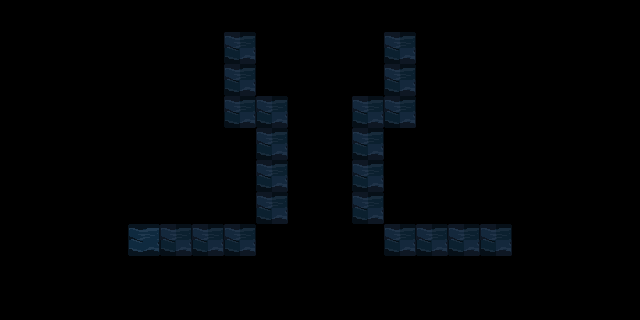

A level layout from a 2D game, rendered from its tile map. Below: a short description, then the map file with its tile-grid data intact:
An orthogonal 20x10 tile map with 32x32 px tiles, 2 tile layers (Graphics, Grid), 2 tilesets and 4 objects (4x monster).

<map version="1.0" tiledversion="1.0.3" orientation="orthogonal" renderorder="right-down" width="20" height="10" tilewidth="32" tileheight="32" nextobjectid="23">
 <tileset firstgid="1" source="tiles.tsx" />
 <tileset firstgid="65" source="grid.tsx" />
 <layer name="Graphics" width="20" height="10">
  <data encoding="csv">
0,0,0,0,0,0,0,0,0,0,0,0,0,0,0,0,0,0,0,0,
0,0,0,0,0,0,0,21,0,0,0,0,21,0,0,0,0,0,0,0,
0,0,0,0,0,0,0,21,0,0,0,0,21,0,0,0,0,0,0,0,
0,0,0,0,0,0,0,21,21,0,0,21,21,0,0,0,0,0,0,0,
0,0,0,0,0,0,0,0,21,0,0,21,0,0,0,0,0,0,0,0,
0,0,0,0,0,0,0,0,21,0,0,21,0,0,0,0,0,0,0,0,
0,0,0,0,0,0,0,0,21,0,0,21,0,0,0,0,0,0,0,0,
0,0,0,0,21,21,21,21,0,0,0,0,21,21,21,21,0,0,0,0,
0,0,0,0,0,0,0,0,0,0,0,0,0,0,0,0,0,0,0,0,
0,0,0,0,0,0,0,0,0,0,0,0,0,0,0,0,0,0,0,0
</data>
 </layer>
 <layer name="Grid" width="20" height="10" opacity="0.25">
  <data encoding="csv">
0,0,0,0,0,0,0,0,0,0,0,0,0,0,0,0,0,0,0,0,
0,0,0,0,0,0,0,66,0,0,0,0,66,0,0,0,0,0,0,0,
0,0,0,0,0,0,0,66,0,0,0,0,66,0,0,0,0,0,0,0,
0,0,0,0,0,0,0,66,66,0,0,66,66,0,0,0,0,0,0,0,
0,0,0,0,0,0,0,0,66,0,0,66,0,0,0,0,0,0,0,0,
0,0,0,0,0,0,0,0,66,0,0,66,0,0,0,0,0,0,0,0,
0,0,0,0,0,0,0,0,66,0,0,66,0,0,0,0,0,0,0,0,
0,0,0,0,0,66,66,66,0,0,0,0,66,66,66,66,0,0,0,0,
0,0,0,0,0,0,0,0,0,0,0,0,0,0,0,0,0,0,0,0,
0,0,0,0,0,0,0,0,0,0,0,0,0,0,0,0,0,0,0,0
</data>
 </layer>
 <objectgroup name="Objects">
  <object id="19" name="DeepOne" type="monster" x="288" y="96" width="32" height="32">
   <properties>
    <property name="chance" type="float" value="100" />
   </properties>
   <ellipse />
  </object>
  <object id="20" name="DeepOne" type="monster" x="320" y="96" width="32" height="32">
   <properties>
    <property name="chance" type="float" value="100" />
   </properties>
   <ellipse />
  </object>
  <object id="21" name="Cultist" type="monster" x="352" y="64" width="32" height="32">
   <properties>
    <property name="chance" type="float" value="100" />
   </properties>
   <ellipse />
  </object>
  <object id="22" name="Cultist" type="monster" x="256" y="64" width="32" height="32">
   <properties>
    <property name="chance" type="float" value="100" />
   </properties>
   <ellipse />
  </object>
 </objectgroup>
</map>
